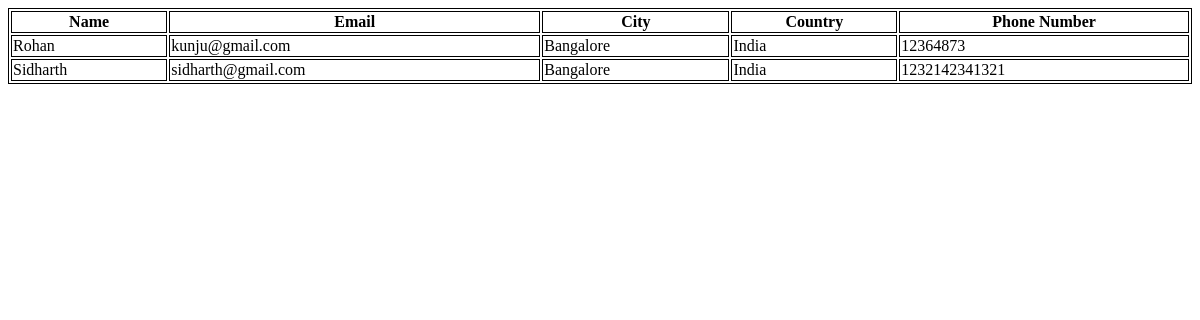
Page /participants on the earlier database version.
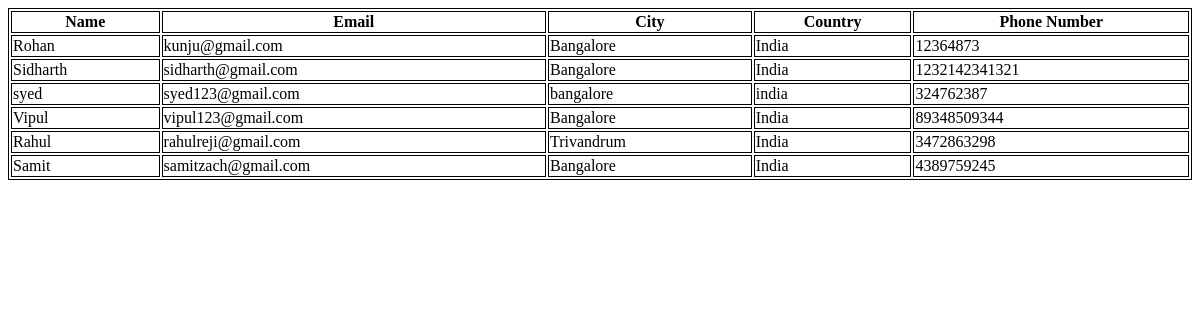
Same page on the later database version.
### app.py (models this page shows, shortened)
class Participant(UserMixin, db.Model):
    id = db.Column(db.Integer, primary_key=True)
    name = db.Column(db.String(50))
    email = db.Column(db.String(50))
    city = db.Column(db.String(50))
    country = db.Column(db.String(50))
    phone = db.Column(db.String(20))
    password = db.Column(db.String(50))

### app.py (the view)
@app.route("/participants")
def participants():
    participants = Participant.query.all()
    return render_template("participants.html", data=participants)

### templates/participants.html (shortened to what this page needs)
<!DOCTYPE html>
<html>
  <head>
  </head>
  <body>
    <table style="width: 100%">
      <tr>
        <th>Name</th>
        <th>Email</th>
        <th>City</th>
        <th>Country</th>
        <th>Phone Number</th>
      </tr>
      {% for participant in data %}
      <tr>
        <td>{{ participant.name }}</td>
        <td>{{ participant.email }}</td>
        <td>{{ participant.city }}</td>
        <td>{{ participant.country }}</td>
        <td>{{ participant.phone }}</td>
      </tr>
      {% endfor %}
    </table>
  </body>
</html>

### templates/participants.html (style rules this page uses)
table, th, td { border: 1px solid black; }

Differences in the rows shown:
added Participant: name "syed", email "syed123@gmail.com", city "bangalore", country "india", phone "324762387"
added Participant: name "Vipul", email "vipul123@gmail.com", city "Bangalore", country "India", phone "89348509344"
added Participant: name "Rahul", email "rahulreji@gmail.com", city "Trivandrum", country "India", phone "3472863298"
added Participant: name "Samit", email "samitzach@gmail.com", city "Bangalore", country "India", phone "4389759245"
